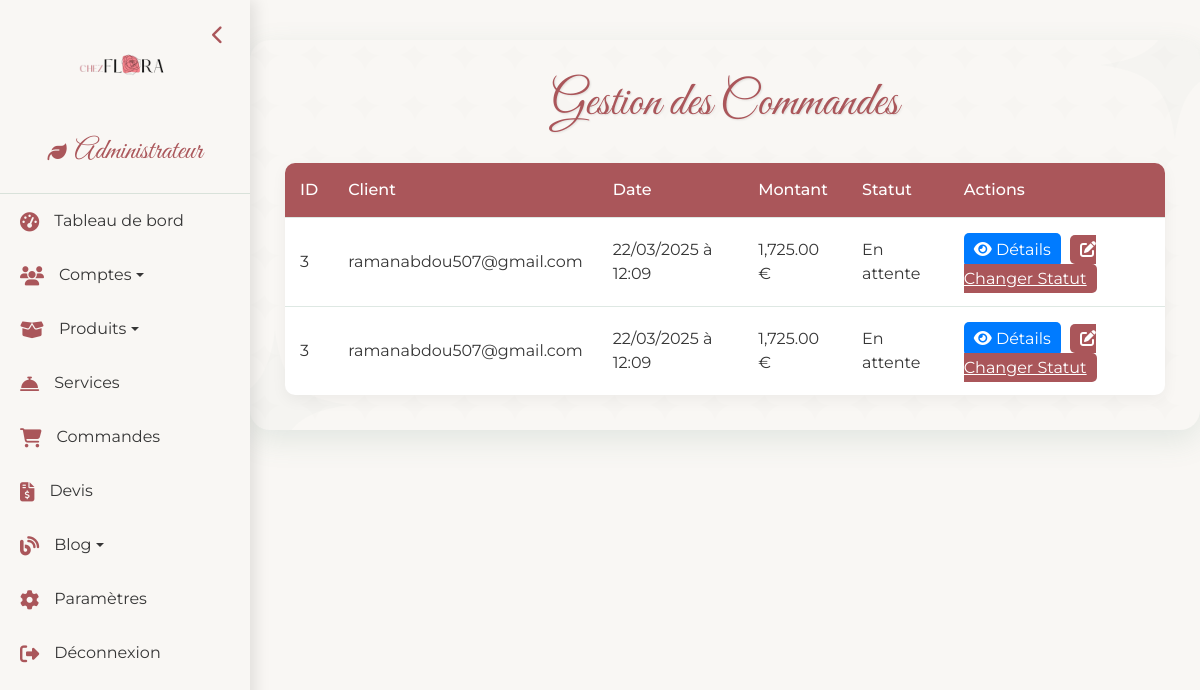
Screenshot of /templates/admin/orders.php (signed in) with the database file from the repository.
### tables this page shows
CREATE TABLE IF NOT EXISTS `orders` (
  `id_order` int NOT NULL AUTO_INCREMENT,
  `id_user` int NOT NULL,
  `date_creation` datetime DEFAULT CURRENT_TIMESTAMP,
  `total_amount` decimal(10,2) NOT NULL,
  `status` enum('En attente','Expédiée','Livrée','Annulée') DEFAULT 'En attente',
  `is_deleted` tinyint(1) DEFAULT '0',
  PRIMARY KEY (`id_order`),
  KEY `id_user` (`id_user`)
);

CREATE TABLE IF NOT EXISTS `user` (
  `id_user` int NOT NULL AUTO_INCREMENT,
  `email` varchar(150) NOT NULL,
  `password` varchar(150) NOT NULL,
  `is_deleted` varchar(100) NOT NULL,
  PRIMARY KEY (`id_user`)
);

### templates/admin/orders.php (the view, shortened to what this page needs)
<?php
$database = new Database();
$conn = $database->connect();
try {
    $query = "SELECT o.id_order, o.date_creation, o.total_amount, o.status, u.email
              FROM orders o
              JOIN user u ON o.id_user = u.id_user
              WHERE o.is_deleted = 0
              ORDER BY o.date_creation DESC";
    $stmt = $conn->prepare($query);
    $stmt->execute();
    $orders = $stmt->fetchAll(PDO::FETCH_ASSOC);
} catch (PDOException $e) {
    $errorMessage = 'Erreur lors de la récupération des commandes : ' . $e->getMessage();
}
?>
<!DOCTYPE html>
<html lang="fr">
<head>
    <link href="https://cdn.jsdelivr.net/npm/bootstrap@5.3.0/dist/css/bootstrap.min.css" rel="stylesheet">
    <link rel="stylesheet" href="https://cdnjs.cloudflare.com/ajax/libs/font-awesome/6.4.0/css/all.min.css">
    <link rel="stylesheet" href="https://cdnjs.cloudflare.com/ajax/libs/animate.css/4.1.1/animate.min.css">
</head>
<body>
    <?php include 'navbar.php'; ?>
    <div class="orders-container animate__animated animate__fadeInUp">
        <div class="floral-decoration floral-top-right"></div>
        <h2 class="animate__animated animate__fadeIn">Gestion des Commandes</h2>
        <?php if (empty($orders)): ?>
            <p class="text-center">Aucune commande trouvée.</p>
        <?php else: ?>
            <table class="orders-table">
                <thead>
                    <tr>
                        <th>ID</th>
                        <th>Client</th>
                        <th>Date</th>
                        <th>Montant</th>
                        <th>Statut</th>
                        <th>Actions</th>
                    </tr>
                </thead>
                <tbody>
                    <?php foreach ($orders as $order): ?>
                        <tr>
                            <td><?php echo $order['id_order']; ?></td>
                            <td><?php echo htmlspecialchars($order['email']); ?></td>
                            <td><?php echo date('d/m/Y à H:i', strtotime($order['date_creation'])); ?></td>
                            <td><?php echo number_format($order['total_amount'], 2); ?> €</td>
                            <td><?php echo $order['status']; ?></td>
                            <td>
                                <button type="button" class="btn-details" data-bs-toggle="modal" data-bs-target="#detailsModal<?php echo $order['id_order']; ?>">
                                    <i class="fas fa-eye"></i> Détails
                                </button>
                                <a href="change_status.php?id=<?php echo $order['id_order']; ?>" class="btn-change-status">
                                    <i class="fas fa-edit"></i> Changer Statut
                                </a>
                            </td>
                        </tr>
                    <?php endforeach; ?>
                </tbody>
            </table>
        <?php endif; ?>
    </div>
</body>
</html>

### templates/admin/orders.php (style rules this page uses)
:root { --vert-principal: rgb(170, 86, 90); --vert-clair: #A3C9A8; --rose-doux: #EACBD2; --blanc-creme: #F9F7F4; --terre-cuite: #D9B391; --text-dark: #363636; }
body { background-color: var(--blanc-creme); font-family: 'Montserrat', sans-serif; color: var(--text-dark); margin: 0; padding-left: 250px; transition: padding-left 0.3s ease; }
.orders-container { max-width: 1200px; margin: 40px auto; padding: 35px; background-color: var(--blanc-creme); border-radius: 20px; box-shadow: 0 10px 30px rgba(92, 141, 118, 0.15); transition: transform 0.4s ease, box-shadow 0.4s ease; position: relative; overflow: hidden; animation: fadeInUp 1s ease-out; }
.orders-container::before { content: ''; position: absolute; top: 0; left: 0; width: 100%; height: 100%; opacity: 0.3; z-index: 0; }
.orders-container > * { position: relative; z-index: 1; }
.orders-container h2 { color: var(--vert-principal); font-family: 'Great Vibes', cursive; font-size: 3rem; text-align: center; margin-bottom: 30px; text-shadow: 1px 1px 2px rgba(0, 0, 0, 0.1); animation: fadeIn 1.2s ease-out; }
.orders-table { width: 100%; border-collapse: collapse; background-color: white; border-radius: 10px; overflow: hidden; box-shadow: 0 5px 15px rgba(0, 0, 0, 0.05); }
.orders-table th, .orders-table td { padding: 15px; text-align: left; border-bottom: 1px solid rgba(92, 141, 118, 0.2); }
.orders-table th { background-color: var(--vert-principal); color: white; font-weight: 500; }
.orders-table tr:last-child td { border-bottom: none; }
.btn-details, .btn-change-status { border: none; border-radius: 5px; padding: 5px 10px; color: white; transition: all 0.3s ease; margin-right: 5px; }
.btn-details { background-color: #007bff; }
.btn-change-status { background-color: var(--vert-principal); }
.floral-decoration { position: absolute; width: 150px; height: 150px; background-size: contain; background-repeat: no-repeat; z-index: 0; opacity: 0.2; animation: rotate 20s linear infinite; }
.floral-top-right { top: -50px; right: -50px; }

### templates/admin/navbar.php (style rules this page uses)
:root { --vert-principal: rgb(170, 86, 90); --vert-clair: #A3C9A8; --rose-doux: #EACBD2; --blanc-creme: #F9F7F4; --terre-cuite: #D9B391; --text-dark: #363636; }

### rows the page displays
orders: id_order "3", id_user.email "ramanabdou507@gmail.com", date_creation "22/03/2025 à 12:09", total_amount "1,725.00", status "En attente"
